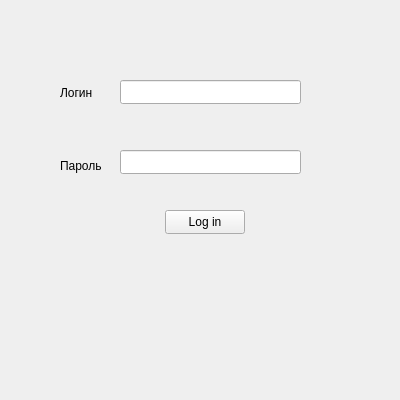
<?xml version="1.0" encoding="UTF-8"?>
<ui version="4.0">
 <class>authorization</class>
 <widget class="QWidget" name="authorization">
  <property name="geometry">
   <rect>
    <x>0</x>
    <y>0</y>
    <width>400</width>
    <height>400</height>
   </rect>
  </property>
  <property name="minimumSize">
   <size>
    <width>400</width>
    <height>400</height>
   </size>
  </property>
  <property name="maximumSize">
   <size>
    <width>400</width>
    <height>400</height>
   </size>
  </property>
  <property name="windowTitle">
   <string>Authorization</string>
  </property>
  <widget class="QPushButton" name="pushButton">
   <property name="geometry">
    <rect>
     <x>165</x>
     <y>210</y>
     <width>80</width>
     <height>24</height>
    </rect>
   </property>
   <property name="text">
    <string>Log in</string>
   </property>
  </widget>
  <widget class="QLabel" name="label">
   <property name="geometry">
    <rect>
     <x>60</x>
     <y>85</y>
     <width>49</width>
     <height>16</height>
    </rect>
   </property>
   <property name="text">
    <string>Логин</string>
   </property>
  </widget>
  <widget class="QLabel" name="label_2">
   <property name="geometry">
    <rect>
     <x>60</x>
     <y>158</y>
     <width>49</width>
     <height>16</height>
    </rect>
   </property>
   <property name="text">
    <string>Пароль</string>
   </property>
  </widget>
  <widget class="QLineEdit" name="lineEdit">
   <property name="geometry">
    <rect>
     <x>120</x>
     <y>80</y>
     <width>181</width>
     <height>24</height>
    </rect>
   </property>
  </widget>
  <widget class="QLineEdit" name="lineEdit_2">
   <property name="geometry">
    <rect>
     <x>120</x>
     <y>150</y>
     <width>181</width>
     <height>24</height>
    </rect>
   </property>
  </widget>
 </widget>
 <resources/>
 <connections/>
</ui>
